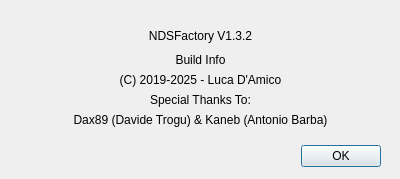
<?xml version="1.0" encoding="UTF-8"?>
<ui version="4.0">
 <class>AboutDialog</class>
 <widget class="QDialog" name="AboutDialog">
  <property name="geometry">
   <rect>
    <x>0</x>
    <y>0</y>
    <width>400</width>
    <height>179</height>
   </rect>
  </property>
  <property name="windowTitle">
   <string>About</string>
  </property>
  <widget class="QDialogButtonBox" name="aboutCloseBtnBx">
   <property name="geometry">
    <rect>
     <x>300</x>
     <y>140</y>
     <width>81</width>
     <height>32</height>
    </rect>
   </property>
   <property name="orientation">
    <enum>Qt::Orientation::Horizontal</enum>
   </property>
   <property name="standardButtons">
    <set>QDialogButtonBox::StandardButton::Ok</set>
   </property>
  </widget>
  <widget class="QLabel" name="aboutSoftwareNameLbl">
   <property name="geometry">
    <rect>
     <x>10</x>
     <y>20</y>
     <width>381</width>
     <height>31</height>
    </rect>
   </property>
   <property name="autoFillBackground">
    <bool>false</bool>
   </property>
   <property name="text">
    <string>NDSFactory V1.3.2</string>
   </property>
   <property name="alignment">
    <set>Qt::AlignmentFlag::AlignCenter</set>
   </property>
  </widget>
  <widget class="QLabel" name="aboutSoftwareAuthorLbl">
   <property name="geometry">
    <rect>
     <x>10</x>
     <y>70</y>
     <width>381</width>
     <height>20</height>
    </rect>
   </property>
   <property name="text">
    <string>(C) 2019-2025 - Luca D'Amico</string>
   </property>
   <property name="alignment">
    <set>Qt::AlignmentFlag::AlignCenter</set>
   </property>
  </widget>
  <widget class="QLabel" name="aboutSpecialThanks">
   <property name="geometry">
    <rect>
     <x>10</x>
     <y>90</y>
     <width>381</width>
     <height>20</height>
    </rect>
   </property>
   <property name="text">
    <string>Special Thanks To:</string>
   </property>
   <property name="alignment">
    <set>Qt::AlignmentFlag::AlignCenter</set>
   </property>
  </widget>
  <widget class="QLabel" name="aboutSpecialThanks2ndLine">
   <property name="geometry">
    <rect>
     <x>10</x>
     <y>110</y>
     <width>381</width>
     <height>20</height>
    </rect>
   </property>
   <property name="text">
    <string>Dax89 (Davide Trogu) &amp; Kaneb (Antonio Barba)</string>
   </property>
   <property name="alignment">
    <set>Qt::AlignmentFlag::AlignCenter</set>
   </property>
  </widget>
  <widget class="QLabel" name="aboutSoftwareBuildLbl">
   <property name="geometry">
    <rect>
     <x>10</x>
     <y>50</y>
     <width>381</width>
     <height>20</height>
    </rect>
   </property>
   <property name="text">
    <string>Build Info</string>
   </property>
   <property name="alignment">
    <set>Qt::AlignmentFlag::AlignCenter</set>
   </property>
  </widget>
 </widget>
 <resources/>
 <connections>
  <connection>
   <sender>aboutCloseBtnBx</sender>
   <signal>accepted()</signal>
   <receiver>AboutDialog</receiver>
   <slot>accept()</slot>
   <hints>
    <hint type="sourcelabel">
     <x>248</x>
     <y>254</y>
    </hint>
    <hint type="destinationlabel">
     <x>157</x>
     <y>274</y>
    </hint>
   </hints>
  </connection>
  <connection>
   <sender>aboutCloseBtnBx</sender>
   <signal>rejected()</signal>
   <receiver>AboutDialog</receiver>
   <slot>reject()</slot>
   <hints>
    <hint type="sourcelabel">
     <x>316</x>
     <y>260</y>
    </hint>
    <hint type="destinationlabel">
     <x>286</x>
     <y>274</y>
    </hint>
   </hints>
  </connection>
 </connections>
</ui>
